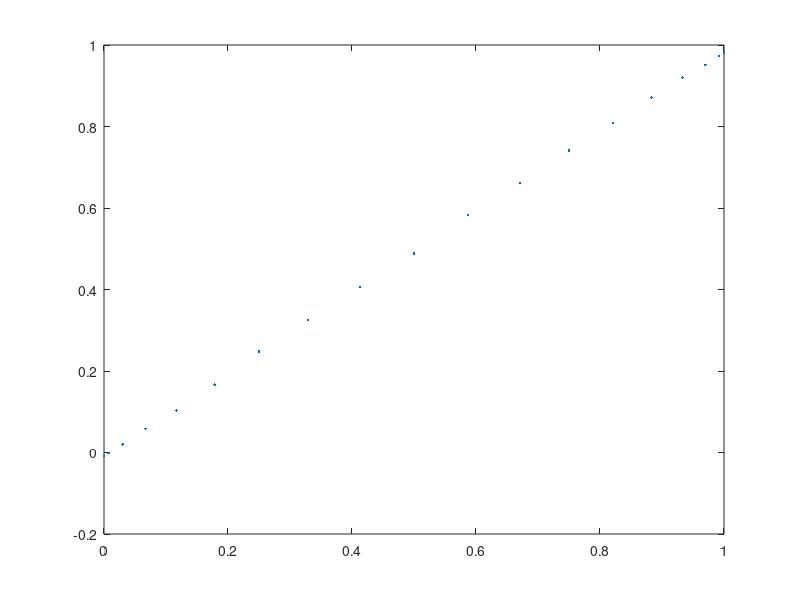

MATLAB code to generate this figure: (Note: this script raises an error after producing the figure.)
I=[6.728 6.667 6.519 6.303 5.966 5.542 5.078 4.536 3.989 3.343 2.781 2.227 1.697 1.141 0.708 0.399 0.136 -0.012 -0.063];
I0=6.852;
y=I./I0;
x=cos(0:pi/36:pi/2).^2
plot(x,y,'.');
[curve, goodness]=fit(x',y','poly1');
hold on;
plot(curve);
hold off;
title(['$$k=' num2str(curve.p1) '\pm0.0003$$'],'Interpreter','latex');
legend('data','fitted curve','Location','Northwest');
xlabel('$$\cos^2(\theta)$$','Interpreter','latex');
ylabel('$$I/I_0$$','Interpreter','latex');
saveas(gcf,'fig1.png');